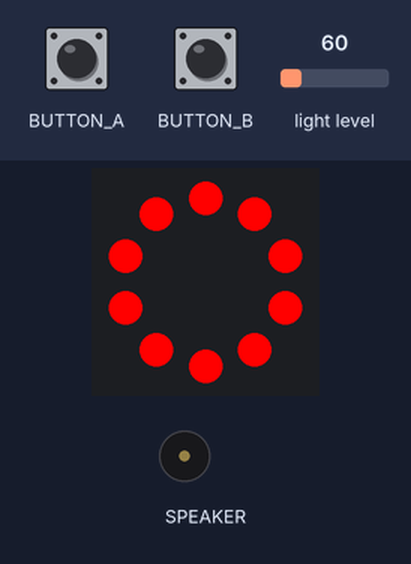
Recording of a program running on a simulated Circuit Playground running CircuitPython. Parts: the board's ring of 10 RGB LEDs (number 0 left of the top, counting anticlockwise), buzzer (waves = sounding). The test bench sets the inputs (shaded band); at power-on: light level 60.

Above: at 5.0 s.
5.1 s: button A pressed for 0.15 s
At 5.5 s:
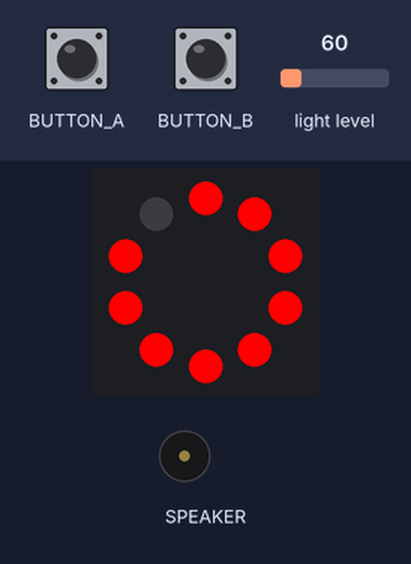
At 10.9 s:
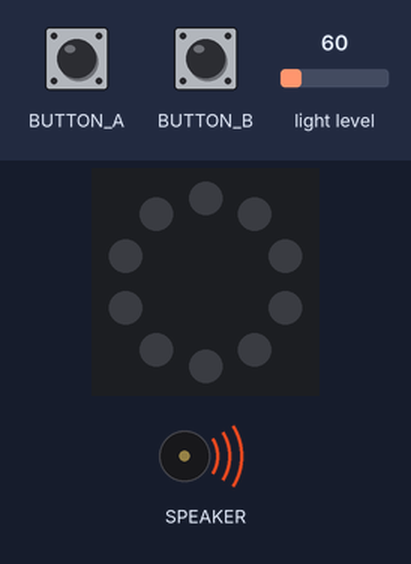
11.1 s: light level set to 75
13.3 s: light level set to 84
At 14.05 s:
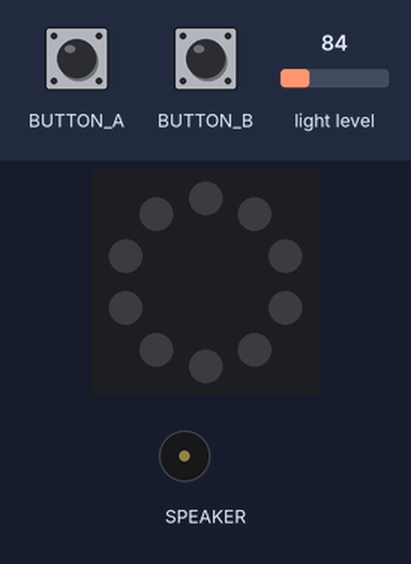
Timing chart, 0 to 22.3 s (numbered marks = the images above; inputs shaded):
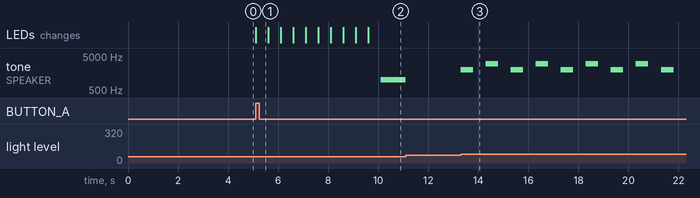

Measured:
- the behaviour switches between 80 and 81 on light level (found by bisection; images 2 and 3)
- after the input at 5.1 s, tone on SPEAKER: silent → 1000 Hz after 5.0 s; the LEDs: change at once (image 1)
- after the input at 13.3 s, tone on SPEAKER: silent → 2000 Hz at once, then repeats every 2.0 s: silent 0.50 s, 3000 Hz 0.50 s, silent 0.50 s, 2000 Hz 0.50 s

The program:

dear_diary_alarm.py
```python
# (licence header left out)
import time
from adafruit_circuitplayground.express import cpx

# Set alarm threshold
ALARM_THRESHOLD = 20

# Turn on all the NeoPixels
cpx.pixels.fill((255,0,0))

# Wait for button press
while (cpx.button_a == False) and (cpx.button_b == False):
    # Do nothing
    pass

# Countdown timer
for p in range(10):
    cpx.pixels[p] = 0
    time.sleep(0.5)

# Compute covered light sensor value
covered_value = 0
for count in range(5):
    covered_value = covered_value + cpx.light
covered_value = covered_value / 5

# Beep to indicate armed
cpx.play_tone(1000, 1)

# Begin alarm
triggered = False
while True:
    if triggered:
        cpx.play_tone(2000, 0.5)
        time.sleep(0.5)
        cpx.play_tone(3000, 0.5)
        time.sleep(0.5)
    if cpx.light > covered_value + ALARM_THRESHOLD:
        triggered = True
```
